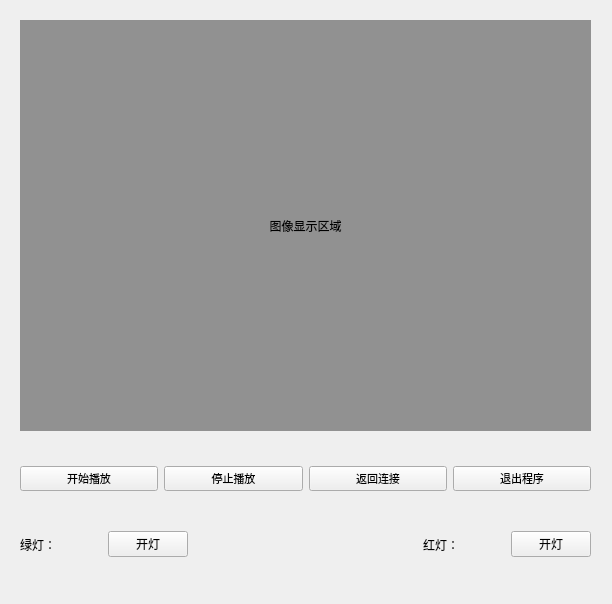
<?xml version="1.0" encoding="UTF-8"?>
<ui version="4.0">
 <class>LconWindow</class>
 <widget class="QMainWindow" name="LconWindow">
  <property name="geometry">
   <rect>
    <x>0</x>
    <y>0</y>
    <width>612</width>
    <height>604</height>
   </rect>
  </property>
  <property name="windowTitle">
   <string>MainWindow</string>
  </property>
  <property name="styleSheet">
   <string notr="true"/>
  </property>
  <widget class="QWidget" name="centralwidget">
   <widget class="QLabel" name="lab_pic">
    <property name="geometry">
     <rect>
      <x>20</x>
      <y>20</y>
      <width>571</width>
      <height>411</height>
     </rect>
    </property>
    <property name="styleSheet">
     <string notr="true">background-color: rgb(0, 85, 0);
background-color: rgb(145, 145, 145);</string>
    </property>
    <property name="text">
     <string>图像显示区域</string>
    </property>
    <property name="textFormat">
     <enum>Qt::AutoText</enum>
    </property>
    <property name="scaledContents">
     <bool>false</bool>
    </property>
    <property name="alignment">
     <set>Qt::AlignCenter</set>
    </property>
   </widget>
   <widget class="QWidget" name="widget" native="true">
    <property name="geometry">
     <rect>
      <x>20</x>
      <y>450</y>
      <width>571</width>
      <height>58</height>
     </rect>
    </property>
    <property name="font">
     <font>
      <family>阿里汉仪智能黑体</family>
      <pointsize>8</pointsize>
     </font>
    </property>
    <layout class="QHBoxLayout" name="horizontalLayout">
     <item>
      <widget class="QPushButton" name="btn_Start">
       <property name="text">
        <string>开始播放</string>
       </property>
      </widget>
     </item>
     <item>
      <widget class="QPushButton" name="btn_Stop">
       <property name="text">
        <string>停止播放</string>
       </property>
      </widget>
     </item>
     <item>
      <widget class="QPushButton" name="btn_back">
       <property name="text">
        <string>返回连接</string>
       </property>
      </widget>
     </item>
     <item>
      <widget class="QPushButton" name="btn_out">
       <property name="text">
        <string>退出程序</string>
       </property>
      </widget>
     </item>
    </layout>
   </widget>
   <widget class="QWidget" name="widget_2" native="true">
    <property name="geometry">
     <rect>
      <x>20</x>
      <y>520</y>
      <width>571</width>
      <height>49</height>
     </rect>
    </property>
    <layout class="QHBoxLayout" name="horizontalLayout_2">
     <item>
      <widget class="QLabel" name="label">
       <property name="text">
        <string>绿灯：</string>
       </property>
      </widget>
     </item>
     <item>
      <spacer name="horizontalSpacer_2">
       <property name="orientation">
        <enum>Qt::Horizontal</enum>
       </property>
       <property name="sizeHint" stdset="0">
        <size>
         <width>40</width>
         <height>20</height>
        </size>
       </property>
      </spacer>
     </item>
     <item>
      <widget class="QPushButton" name="btn_light">
       <property name="text">
        <string>开灯</string>
       </property>
      </widget>
     </item>
     <item>
      <spacer name="horizontalSpacer_7">
       <property name="orientation">
        <enum>Qt::Horizontal</enum>
       </property>
       <property name="sizeHint" stdset="0">
        <size>
         <width>40</width>
         <height>20</height>
        </size>
       </property>
      </spacer>
     </item>
     <item>
      <spacer name="horizontalSpacer_4">
       <property name="orientation">
        <enum>Qt::Horizontal</enum>
       </property>
       <property name="sizeHint" stdset="0">
        <size>
         <width>40</width>
         <height>20</height>
        </size>
       </property>
      </spacer>
     </item>
     <item>
      <spacer name="horizontalSpacer">
       <property name="orientation">
        <enum>Qt::Horizontal</enum>
       </property>
       <property name="sizeHint" stdset="0">
        <size>
         <width>40</width>
         <height>20</height>
        </size>
       </property>
      </spacer>
     </item>
     <item>
      <spacer name="horizontalSpacer_5">
       <property name="orientation">
        <enum>Qt::Horizontal</enum>
       </property>
       <property name="sizeHint" stdset="0">
        <size>
         <width>40</width>
         <height>20</height>
        </size>
       </property>
      </spacer>
     </item>
     <item>
      <spacer name="horizontalSpacer_6">
       <property name="orientation">
        <enum>Qt::Horizontal</enum>
       </property>
       <property name="sizeHint" stdset="0">
        <size>
         <width>40</width>
         <height>20</height>
        </size>
       </property>
      </spacer>
     </item>
     <item>
      <widget class="QLabel" name="label_2">
       <property name="text">
        <string>红灯：</string>
       </property>
      </widget>
     </item>
     <item>
      <spacer name="horizontalSpacer_3">
       <property name="orientation">
        <enum>Qt::Horizontal</enum>
       </property>
       <property name="sizeHint" stdset="0">
        <size>
         <width>40</width>
         <height>20</height>
        </size>
       </property>
      </spacer>
     </item>
     <item>
      <widget class="QPushButton" name="btn_fan">
       <property name="text">
        <string>开灯</string>
       </property>
      </widget>
     </item>
    </layout>
   </widget>
  </widget>
 </widget>
 <resources/>
 <connections/>
</ui>
